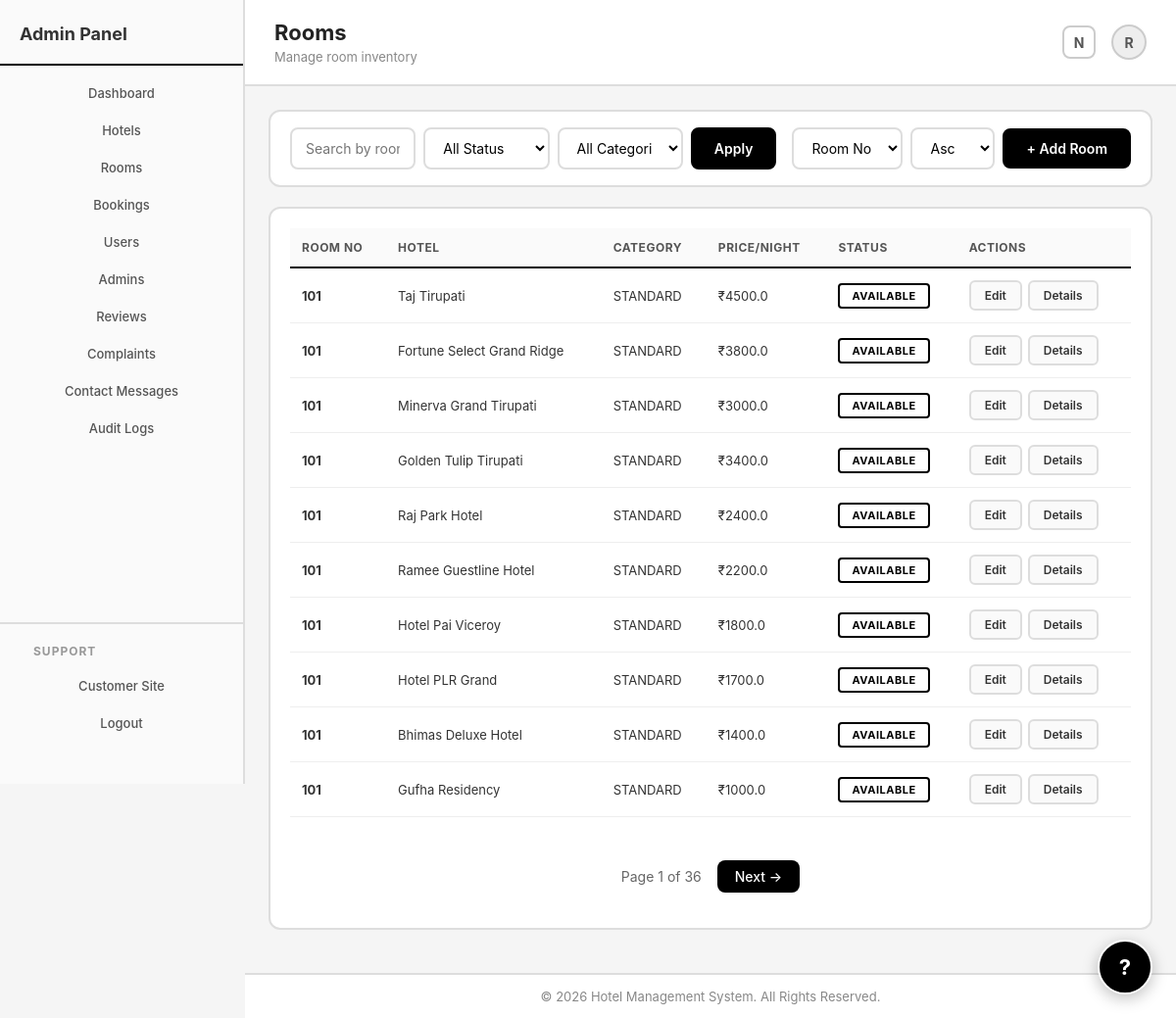
/admin/rooms (signed in), run on the app's committed database.
### hotel/models.py (models this page shows, shortened)
class User(db.Model,UserMixin):
    user_id=db.Column(db.Integer,primary_key=True,)
    username=db.Column(db.String(50),unique=True,index=True,nullable=False)
    password=db.Column(db.String(70),nullable=False)
    email=db.Column(db.String(50),unique=True,index=True,nullable=False)
    role=db.Column(db.String(15),index=True,nullable=False,default="customer")
    account_status=db.Column(db.String(20),index=True,nullable=False,default="ACTIVE")
    created_date_time=db.Column(db.DateTime,index=True,nullable=False,default=datetime.utcnow)
    deleted_at=db.Column(db.DateTime,index=True,nullable=True,default=None)
    customer_details=db.relationship("Customer_Details",backref="user",uselist=False)
    booking_records=db.relationship("Booking",backref="user")
    guests=db.relationship("Guest",backref="user")
    reviews=db.relationship("Review",backref="user")
    complaints=db.relationship("Complaint",backref="user")
    audit_logs=db.relationship("AuditLog",backref="user")
    created_rooms=db.relationship("Room",foreign_keys="Room.created_by",backref="admin_creator")
    updated_rooms=db.relationship("Room",foreign_keys="Room.updated_by",backref="admin_updater")

class Room(db.Model):
    room_id=db.Column(db.Integer,primary_key=True)
    room_no=db.Column(db.Integer,nullable=False,index=True)
    hotel_id=db.Column(db.Integer,db.ForeignKey("hotel.hotel_id"),nullable=False,index=True)
    category=db.Column(db.String(20),index=True,nullable=False)
    capacity=db.Column(db.Integer,nullable=False)
    beds=db.Column(db.String(20),nullable=False)
    current_price=db.Column(db.Float,nullable=False,index=True)
    floor=db.Column(db.Integer,nullable=False)
    room_status=db.Column(db.String(30),nullable=False,index=True)
    booking_records=db.relationship("Booking",backref="room")
    created_at=db.Column(db.DateTime,default=datetime.utcnow,nullable=False)
    created_by=db.Column(db.Integer,db.ForeignKey("user.user_id"),nullable=False,index=True)
    updated_at=db.Column(db.DateTime,default=datetime.utcnow,nullable=False)
    updated_by=db.Column(db.Integer,db.ForeignKey("user.user_id"),nullable=False,index=True)
    __table_args__=(db.UniqueConstraint("hotel_id","room_no",name="uq_hotel_room"),)

class Hotel(db.Model):
    hotel_id=db.Column(db.Integer,primary_key=True)
    hotel_name=db.Column(db.String(50),index=True,nullable=False)
    branch_name=db.Column(db.String(50),index=True,nullable=False)
    location=db.Column(db.String(100),index=True,nullable=False)
    number_of_floors=db.Column(db.Integer,nullable=False)
    contact_number=db.Column(db.String(20),nullable=False)
    email=db.Column(db.String(50),nullable=False)
    rooms=db.relationship("Room",backref="hotel")
    booking_records=db.relationship("Booking",backref="hotel")
    created_at=db.Column(db.DateTime,default=datetime.utcnow,nullable=False)
    created_by=db.Column(db.Integer,db.ForeignKey("user.user_id"),nullable=False,index=True)
    updated_at=db.Column(db.DateTime,default=datetime.utcnow,nullable=False)
    updated_by=db.Column(db.Integer,db.ForeignKey("user.user_id"),nullable=False,index=True)

### hotel/routes/admin_routes.py (the view)
@app.route("/admin/rooms")
@login_required
def manage_rooms():
    if current_user.role!="admin":
        flash("Access Denied","danger")
        return redirect(url_for("home"))
    status=request.args.get("room_status","ALL")
    search=request.args.get("search","").strip()
    category=request.args.get("category","ALL")
    sort=request.args.get("sort","room_no")
    order=request.args.get("order","asc")
    page=request.args.get("page",1,type=int)
    room_id=request.args.get("room_id",type=int)
    query=Room.query
    if status!="ALL":
        query=query.filter(Room.room_status==status)
    if search:
        if search.isdigit():
            query=query.filter(Room.room_no==int(search))
        else:
            query=query.join(Room.hotel).filter(Hotel.hotel_name.ilike(f"%{search}%"))
    if category!="ALL":
        query=query.filter(Room.category==category)
    field=Room.room_no
    if sort=="room_no":
        field=Room.room_no
    elif sort=="current_price":
        field=Room.current_price
    elif sort=="capacity":
        field=Room.capacity
    elif sort=="floor":
        field=Room.floor
    if order=="asc":
        query=query.order_by(field.asc())
    else:
        query=query.order_by(field.desc())
    rooms=query.paginate(page=page,per_page=10)
    selected_room = None
    amenities = []
    drawer_open = False
    if room_id:
        selected_room = Room.query.get_or_404(room_id)
        amenities = Amenities.query.filter_by(hotel_id=selected_room.hotel_id,room_category=selected_room.category).all()
        drawer_open = True
    return render_template("admin/manage_rooms.html",
                            rooms=rooms,
                            search=search,
                            selected_status=status,
                            selected_category=category,
                            selected_sort=sort,
                            selected_order=order,
                            selected_room=selected_room,
                            amenities=amenities,
                            drawer_open=drawer_open
                            )

### hotel/models.py (called while the page is built)
@login_manager.user_loader
def load_user(user_id):
    return User.query.get(int(user_id))

### hotel/templates/admin/manage_rooms.html (shortened to what this page needs)
{% extends "layouts/admin_layout.html" %}
{% block admin_title %}Rooms{% endblock %}
{% block admin_subtitle %}Manage room inventory{% endblock %}
{% block content %}
<div class="admin-page">
    <div class="list-toolbar">
        <form method="GET" class="list-toolbar-form">
            <div class="list-toolbar-row">
                <div class="list-search">
                    <input class="form-input" type="text" name="search" placeholder="Search by room no or hotel..." value="{{search}}">
                    <select class="form-input" name="room_status">
                        <option value="ALL" {% if selected_status=="ALL" %}selected{% endif %}>All Status</option>
                    </select>
                    <select class="form-input" name="category">
                        <option value="ALL" {% if selected_category=="ALL" %}selected{% endif %}>All Categories</option>
                    </select>
                    <input class="primary-button" type="submit" value="Apply">
                </div>
                <div class="list-toolbar-right">
                    <select class="form-input" name="sort" onchange="this.form.submit()">
                        <option value="room_no" {% if selected_sort=="room_no" %}selected{% endif %}>Room No</option>
                    </select>
                    <select class="form-input" name="order" onchange="this.form.submit()">
                        <option value="asc" {% if selected_order=="asc" %}selected{% endif %}>Asc</option>
                    </select>
                    <a class="primary-button" href="{{url_for('add_room')}}">+ Add Room</a>
                </div>
            </div>
        </form>
    </div>
    <div class="list-card">
        {% if rooms.items %}
        <table class="booking-table">
            <thead>
                <tr>
                    <th>Room No</th>
                    <th>Hotel</th>
                    <th>Category</th>
                    <th>Price/Night</th>
                    <th>Status</th>
                    <th>Actions</th>
                </tr>
            </thead>
            <tbody>
                {% for room in rooms.items %}
                <tr>
                    <td><strong>{{room.room_no}}</strong></td>
                    <td>{{room.hotel.hotel_name}}</td>
                    <td>{{room.category}}</td>
                    <td>&#8377;{{room.current_price}}</td>
                    <td><span class="status-badge status-{{room.room_status|lower}}">{{room.room_status}}</span></td>
                    <td>
                        <div class="actions-cell">
                            <a class="table-action" href="{{url_for('edit_room',room_id=room.room_id)}}">Edit</a>
                            <a class="table-action" href="{{url_for('manage_rooms',room_id=room.room_id,page=rooms.page,room_status=selected_status,search=search,category=selected_category,sort=selected_sort,order=selected_order)}}">Details</a>
                        </div>
                    </td>
                </tr>
                {% endfor %}
            </tbody>
        </table>
        <div class="pagination">
            <span>Page {{rooms.page}} of {{rooms.pages}}</span>
            {% if rooms.has_next %}
            <a href="{{url_for('manage_rooms',page=rooms.next_num,room_status=selected_status,search=search,category=selected_category,sort=selected_sort,order=selected_order)}}">Next &#8594;</a>
            {% endif %}
        </div>
        {% else %}
        <div class="list-empty">
            <h3>No Rooms Found</h3>
            <p>Try adjusting your filters or <a href="{{url_for('add_room')}}">add a new room</a>.</p>
        </div>
        {% endif %}
    </div>
</div>
{% endblock %}

### hotel/templates/layouts/admin_layout.html (shortened to what this page needs)
<!DOCTYPE html>
<html lang="en">
<head>
    <link rel="stylesheet" href="{{url_for('static',filename='css/style.css')}}">
</head>
<body>
    <div class="admin-layout">
        <aside class="admin-sidebar">
            <h2>Admin Panel</h2>
            <nav>
                <ul>
                    <li><a href="{{url_for('admin_dashboard')}}">Dashboard</a></li>
                    <li><a href="{{url_for('manage_hotels')}}">Hotels</a></li>
                    <li><a href="{{url_for('manage_rooms')}}">Rooms</a></li>
                    <li><a href="{{url_for('manage_bookings')}}">Bookings</a></li>
                    <li><a href="{{url_for('manage_users')}}">Users</a></li>
                    <li><a href="{{url_for('manage_admins')}}">Admins</a></li>
                    <li><a href="{{url_for('manage_reviews')}}">Reviews</a></li>
                    <li><a href="{{url_for('manage_complaints')}}">Complaints</a></li>
                    <li><a href="{{url_for('manage_contact_messages')}}">Contact Messages</a></li>
                    <li><a href="{{url_for('manage_audit_logs')}}">Audit Logs</a></li>
                </ul>
            </nav>
            <div class="sidebar-bottom">
                <h3>Support</h3>
                <nav>
                    <ul>
                        <li><a href="{{url_for('home')}}">Customer Site</a></li>
                        <li><a href="{{url_for('logout')}}">Logout</a></li>
                    </ul>
                </nav>
            </div>
        </aside>
        <div class="admin-main">
            <header class="admin-header">
                <div class="admin-header-left">
                    <h1>{% block admin_title %}Dashboard{% endblock %}</h1>
                    <p>{% block admin_subtitle %}Overview and management{% endblock %}</p>
                </div>
                <div class="admin-header-right">
                    <span class="notification-icon" title="Notifications">N</span>
                    <div class="avatar">
                        {% if current_user.is_authenticated %}
                        {{current_user.username[0]|upper}}
                        {% else %}
                        A
                        {% endif %}
                    </div>
                </div>
            </header>
            <main class="admin-content">
                {% block content %}
                {% endblock %}
            </main>
            <footer class="admin-footer">
                <p>&copy; 2026 Hotel Management System. All Rights Reserved.</p>
            </footer>
        </div>
    </div>
    <a href="{{url_for('home')}}#contact" class="support-float-button" title="Contact Support">?</a>
</body>
</html>

### data on the page
User: username "R"
Room: room_no "101", hotel.hotel_name "Taj Tirupati", category "STANDARD", current_price "4500.0", room_status "AVAILABLE"
Room: room_no "101", hotel.hotel_name "Fortune Select Grand Ridge", category "STANDARD", current_price "3800.0", room_status "AVAILABLE"
Room: room_no "101", hotel.hotel_name "Minerva Grand Tirupati", category "STANDARD", current_price "3000.0", room_status "AVAILABLE"
Room: room_no "101", hotel.hotel_name "Golden Tulip Tirupati", category "STANDARD", current_price "3400.0", room_status "AVAILABLE"
Room: room_no "101", hotel.hotel_name "Raj Park Hotel", category "STANDARD", current_price "2400.0", room_status "AVAILABLE"
Room: room_no "101", hotel.hotel_name "Ramee Guestline Hotel", category "STANDARD", current_price "2200.0", room_status "AVAILABLE"
Room: room_no "101", hotel.hotel_name "Hotel Pai Viceroy", category "STANDARD", current_price "1800.0", room_status "AVAILABLE"
Room: room_no "101", hotel.hotel_name "Hotel PLR Grand", category "STANDARD", current_price "1700.0", room_status "AVAILABLE"
Room: room_no "101", hotel.hotel_name "Bhimas Deluxe Hotel", category "STANDARD", current_price "1400.0", room_status "AVAILABLE"
Room: room_no "101", hotel.hotel_name "Gufha Residency", category "STANDARD", current_price "1000.0", room_status "AVAILABLE"

### other printed values
{{ rooms.page }} "1"
{{ rooms.pages }} "36"
